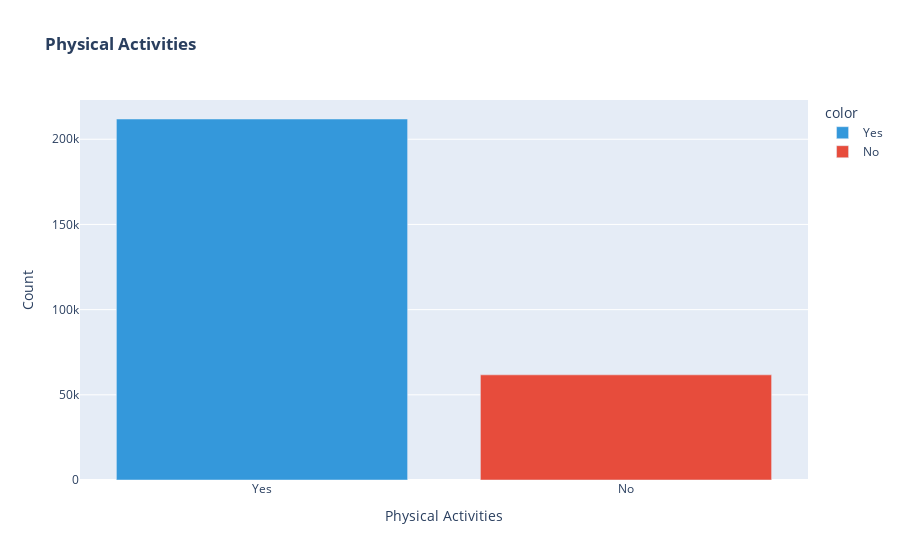

Notebook code cell kept with this figure:
### Code cell
Physical_Activities = Data['PhysicalActivities'].value_counts()
fig = px.bar(
    x=Physical_Activities.index,
    y=Physical_Activities.values,
    labels={'x': 'Physical Activities', 'y': 'Count'},
    title='<b>Physical Activities</b>',
    color=Physical_Activities.index,
    color_discrete_sequence=['#3498db', '#e74c3c'])
fig.show()

### Figure 1 — Plotly figure (JSON) as saved in the notebook; plotly's stock layout.template omitted (floating-point values rounded to 4 significant figures)
{"data": [{"hovertemplate": "color=Yes<br>Physical Activities=%{x}<br>Count=%{y}<extra></extra>", "legendgroup": "Yes", "marker": {"color": "#3498db", "pattern": {"shape": ""}}, "name": "Yes", "orientation": "v", "showlegend": true, "textposition": "auto", "type": "bar", "x": ["Yes"], "xaxis": "x", "y": [211893], "yaxis": "y"}, {"hovertemplate": "color=No<br>Physical Activities=%{x}<br>Count=%{y}<extra></extra>", "legendgroup": "No", "marker": {"color": "#e74c3c", "pattern": {"shape": ""}}, "name": "No", "orientation": "v", "showlegend": true, "textposition": "auto", "type": "bar", "x": ["No"], "xaxis": "x", "y": [61721], "yaxis": "y"}], "layout": {"barmode": "relative", "legend": {"title": {"text": "color"}, "tracegroupgap": 0}, "title": {"text": "<b>Physical Activities</b>"}, "xaxis": {"anchor": "y", "domain": [0, 1], "title": {"text": "Physical Activities"}}, "yaxis": {"anchor": "x", "domain": [0, 1], "title": {"text": "Count"}}}}
